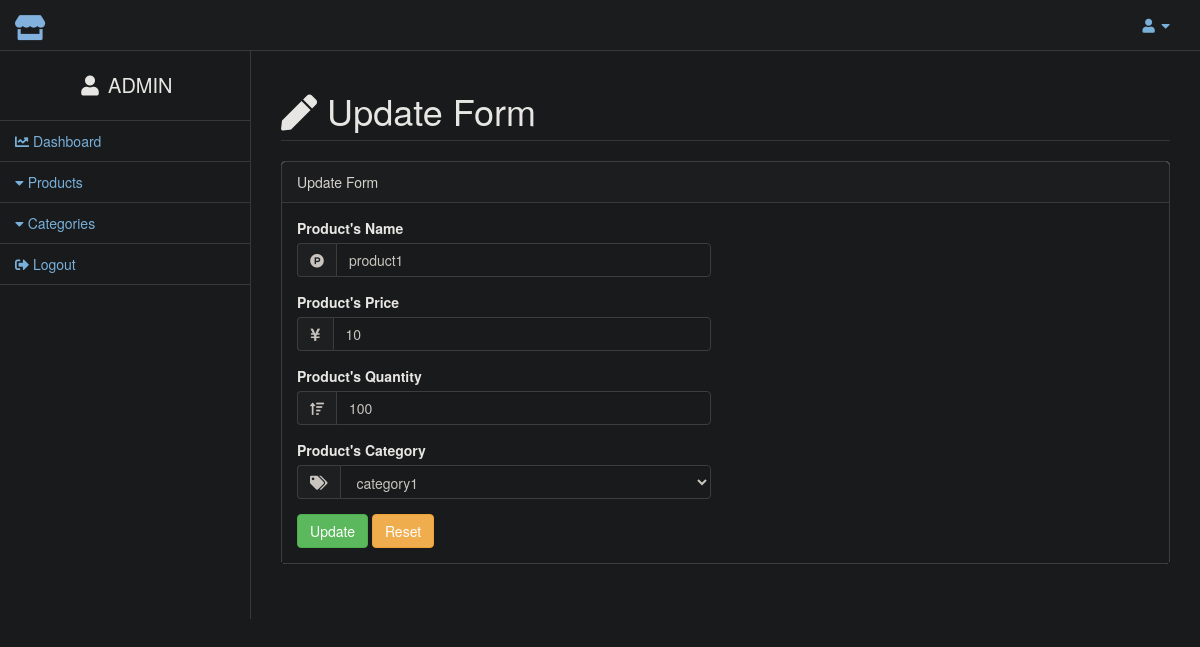
The app's page /update_item.php?id=76 (signed in) with its own data.
### tables this page shows
CREATE TABLE `inventory` (
  `id` int(11) NOT NULL,
  `product_name` varchar(255) NOT NULL,
  `product_price` int(11) NOT NULL,
  `product_quantity` int(11) NOT NULL,
  `category` tinytext NOT NULL
);

CREATE TABLE `category` (
  `id` int(11) NOT NULL,
  `category` tinytext NOT NULL
);

### update_item_form.php (the view, shortened to what this page needs)
<div class="row">
    <div class="col-lg-12">
        <div class="panel panel-default">
            <div class="panel-heading">
                Update Form
            </div>
            <div class="panel-body">
                <div class="row">
                    <div class="col-lg-6">
                        <form class="cmxform" role="form" id="update_form" action="<?php echo htmlspecialchars($_SERVER["PHP_SELF"]);?>" method="post" enctype="multipart/form-data">
                            <div class="form-group">
                                <label for="product_name">Product's Name</label>
                                <div class="input-group">
                                    <span class="input-group-addon"><i class="fab fa-product-hunt"></i></span>
                                    <input type="text" id="product_name" name="product_name" class="form-control" value="<?php echo $product_name;?>"/>
                                </div>
                            </div>
                            <div class="form-group">
                                <label for="product_price">Product's Price</label>
                                <div class="input-group">
                                    <span class="input-group-addon"><i class="fas fa-yen-sign"></i></span>
                                    <input type="number" id="product_price" name="product_price" class="form-control" min="1" value="<?php echo $product_price;?>"/>
                                </div>
                            </div>
                            <div class="form-group">
                                <label for="product_quantity">Product's Quantity</label>
                                <div class="input-group">
                                    <span class="input-group-addon"><i class="fas fa-sort-amount-up"></i></span>
                                    <input type="number" id="product_quantity" name="product_quantity" class="form-control" min="0" value="<?php echo $product_quantity;?>"/>
                                </div>
                            </div>
                            <div class="form-group">
                                <label for="category">Product's Category</label>
                                <div class="input-group">
                                    <span class="input-group-addon"><i class="fas fa-tags"></i></span>
                                    <select id="category" name="category" class="form-control">
                                        <?php
                                        $show_category = "SELECT * FROM `category`";
                                        if($result = mysqli_query($link,$show_category)){
                                            if(mysqli_num_rows($result) > 0){
                                            while($row = mysqli_fetch_array($result)) {
                                        ?>
                                        <option value="<?php echo $row['category'];?>" <?php if ($row['category'] == $category) { echo ' selected="selected"'; } ?>><?php echo $row['category'];?></option>
                                        <?php
                                        }
                                        } else{
                                           echo "No records matching your query were found.";
                                        }
                                        } else{
                                            echo "ERROR: Could not able to execute $select_query. " . mysqli_error($link);
                                        }
                                        ?>
                                    </select>
                                </div>
                            </div>
                            <button type="submit" class="btn btn-success" name="update">Update</button>
                            <button type="reset" class="btn btn-warning">Reset</button>
                        </form>
                    </div>
                </div>
            </div>
        </div>
    </div>
</div>

### records on screen
inventory: product_name "product1", product_price "10", product_quantity "100", category "category1"

### other values on screen
$_SESSION['username'] "ADMIN"
